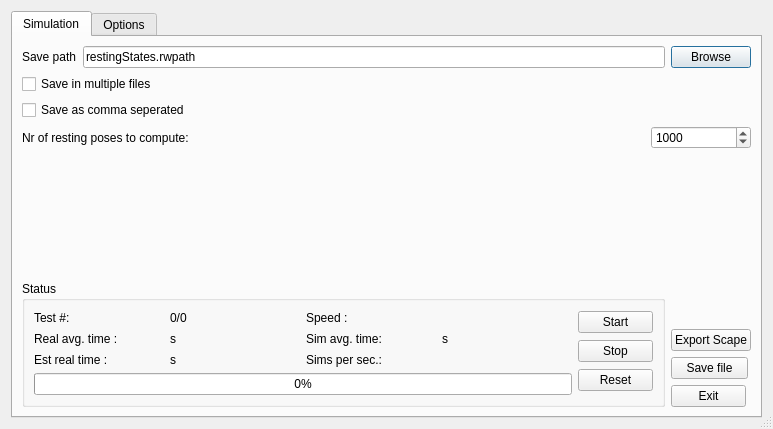
<?xml version="1.0" encoding="UTF-8"?>
<ui version="4.0">
 <class>RestingPoseDialog</class>
 <widget class="QDialog" name="RestingPoseDialog">
  <property name="geometry">
   <rect>
    <x>0</x>
    <y>0</y>
    <width>773</width>
    <height>429</height>
   </rect>
  </property>
  <property name="windowTitle">
   <string>Resting pose simulation</string>
  </property>
  <property name="toolTip">
   <string>&lt;!DOCTYPE HTML PUBLIC &quot;-//W3C//DTD HTML 4.0//EN&quot; &quot;http://www.w3.org/TR/REC-html40/strict.dtd&quot;&gt;
&lt;html&gt;&lt;head&gt;&lt;meta name=&quot;qrichtext&quot; content=&quot;1&quot; /&gt;&lt;style type=&quot;text/css&quot;&gt;
p, li { white-space: pre-wrap; }
&lt;/style&gt;&lt;/head&gt;&lt;body style=&quot; font-family:'MS Shell Dlg 2'; font-size:8.25pt; font-weight:400; font-style:normal;&quot;&gt;
&lt;p style=&quot;-qt-paragraph-type:empty; margin-top:0px; margin-bottom:0px; margin-left:0px; margin-right:0px; -qt-block-indent:0; text-indent:0px; font-size:8pt;&quot;&gt;&lt;/p&gt;&lt;/body&gt;&lt;/html&gt;</string>
  </property>
  <property name="sizeGripEnabled">
   <bool>true</bool>
  </property>
  <property name="modal">
   <bool>false</bool>
  </property>
  <layout class="QVBoxLayout" name="verticalLayout_5">
   <item>
    <widget class="QTabWidget" name="tabWidget">
     <property name="currentIndex">
      <number>0</number>
     </property>
     <widget class="QWidget" name="simulation">
      <attribute name="title">
       <string>Simulation</string>
      </attribute>
      <layout class="QVBoxLayout" name="verticalLayout_7">
       <item>
        <layout class="QHBoxLayout" name="horizontalLayout_4">
         <item>
          <widget class="QLabel" name="label_22">
           <property name="text">
            <string>Save path</string>
           </property>
          </widget>
         </item>
         <item>
          <widget class="QLineEdit" name="_savePath">
           <property name="text">
            <string>restingStates.rwpath</string>
           </property>
          </widget>
         </item>
         <item>
          <widget class="QPushButton" name="_browseBtn">
           <property name="text">
            <string>Browse</string>
           </property>
          </widget>
         </item>
        </layout>
       </item>
       <item>
        <widget class="QCheckBox" name="_saveMultipleCheck">
         <property name="toolTip">
          <string>If set end states will be saved in 
seperate files with names are
 appended with _XXXXXX

ex:
&quot;filename&quot;_000001
&quot;filename&quot;_000002
&quot;filename&quot;_000003
&quot;filename&quot;_000004
</string>
         </property>
         <property name="text">
          <string>Save in multiple files</string>
         </property>
        </widget>
       </item>
       <item>
        <widget class="QCheckBox" name="_asCommaBtn">
         <property name="text">
          <string>Save as comma seperated</string>
         </property>
        </widget>
       </item>
       <item>
        <layout class="QHBoxLayout" name="horizontalLayout_5">
         <item>
          <widget class="QLabel" name="label_3">
           <property name="text">
            <string>Nr of resting poses to compute: </string>
           </property>
          </widget>
         </item>
         <item>
          <widget class="QSpinBox" name="_nrOfTestsSpin">
           <property name="maximumSize">
            <size>
             <width>100</width>
             <height>16777215</height>
            </size>
           </property>
           <property name="toolTip">
            <string>&lt;!DOCTYPE HTML PUBLIC &quot;-//W3C//DTD HTML 4.0//EN&quot; &quot;http://www.w3.org/TR/REC-html40/strict.dtd&quot;&gt;
&lt;html&gt;&lt;head&gt;&lt;meta name=&quot;qrichtext&quot; content=&quot;1&quot; /&gt;&lt;style type=&quot;text/css&quot;&gt;
p, li { white-space: pre-wrap; }
&lt;/style&gt;&lt;/head&gt;&lt;body style=&quot; font-family:'MS Shell Dlg 2'; font-size:8.25pt; font-weight:400; font-style:normal;&quot;&gt;
&lt;p style=&quot; margin-top:0px; margin-bottom:0px; margin-left:0px; margin-right:0px; -qt-block-indent:0; text-indent:0px; font-size:8pt;&quot;&gt;The number of simulations that is &lt;/p&gt;
&lt;p style=&quot; margin-top:0px; margin-bottom:0px; margin-left:0px; margin-right:0px; -qt-block-indent:0; text-indent:0px; font-size:8pt;&quot;&gt;to be performed.&lt;/p&gt;&lt;/body&gt;&lt;/html&gt;</string>
           </property>
           <property name="minimum">
            <number>1</number>
           </property>
           <property name="maximum">
            <number>1000000</number>
           </property>
           <property name="value">
            <number>1000</number>
           </property>
          </widget>
         </item>
        </layout>
       </item>
       <item>
        <spacer name="verticalSpacer_4">
         <property name="orientation">
          <enum>Qt::Vertical</enum>
         </property>
         <property name="sizeHint" stdset="0">
          <size>
           <width>20</width>
           <height>40</height>
          </size>
         </property>
        </spacer>
       </item>
       <item>
        <layout class="QHBoxLayout" name="horizontalLayout_2">
         <item>
          <widget class="QGroupBox" name="groupBox">
           <property name="minimumSize">
            <size>
             <width>369</width>
             <height>0</height>
            </size>
           </property>
           <property name="title">
            <string>Status</string>
           </property>
           <layout class="QHBoxLayout" name="horizontalLayout_3">
            <item>
             <layout class="QVBoxLayout" name="verticalLayout_3">
              <item>
               <layout class="QGridLayout" name="gridLayout">
                <item row="0" column="0">
                 <widget class="QLabel" name="label_18">
                  <property name="text">
                   <string>Test #: </string>
                  </property>
                 </widget>
                </item>
                <item row="0" column="1">
                 <widget class="QLabel" name="_testsLeftLbl">
                  <property name="text">
                   <string>0/0</string>
                  </property>
                 </widget>
                </item>
                <item row="1" column="0">
                 <widget class="QLabel" name="label_2">
                  <property name="toolTip">
                   <string>&lt;html&gt;&lt;head&gt;&lt;meta name=&quot;qrichtext&quot; content=&quot;1&quot; /&gt;&lt;style type=&quot;text/css&quot;&gt;
p, li { white-space: pre-wrap; }
&lt;/style&gt;&lt;/head&gt;&lt;body style=&quot; font-family:'MS Shell Dlg 2'; font-size:8.25pt; font-weight:400; font-style:normal;&quot;&gt;
&lt;p style=&quot; margin-top:0px; margin-bottom:0px; margin-left:0px; margin-right:0px; -qt-block-indent:0; text-indent:0px;&quot;&gt;The average time per test in miliseconds.&lt;/p&gt;&lt;/body&gt;&lt;/html&gt;</string>
                  </property>
                  <property name="text">
                   <string>Real avg. time : </string>
                  </property>
                 </widget>
                </item>
                <item row="1" column="1">
                 <widget class="QLabel" name="_avgTimePerTestLbl">
                  <property name="text">
                   <string>s</string>
                  </property>
                 </widget>
                </item>
                <item row="2" column="0">
                 <widget class="QLabel" name="label">
                  <property name="text">
                   <string>Est real time : </string>
                  </property>
                 </widget>
                </item>
                <item row="2" column="1">
                 <widget class="QLabel" name="_estimatedTimeLeftLbl">
                  <property name="text">
                   <string>s</string>
                  </property>
                 </widget>
                </item>
                <item row="0" column="2">
                 <widget class="QLabel" name="label_21">
                  <property name="text">
                   <string>Speed :</string>
                  </property>
                 </widget>
                </item>
                <item row="0" column="3">
                 <widget class="QLabel" name="_simSpeedLbl">
                  <property name="text">
                   <string/>
                  </property>
                 </widget>
                </item>
                <item row="1" column="2">
                 <widget class="QLabel" name="label_19">
                  <property name="text">
                   <string>Sim avg. time:</string>
                  </property>
                 </widget>
                </item>
                <item row="1" column="3">
                 <widget class="QLabel" name="_avgSimTimeLbl">
                  <property name="text">
                   <string>s</string>
                  </property>
                 </widget>
                </item>
                <item row="2" column="2">
                 <widget class="QLabel" name="label_20">
                  <property name="text">
                   <string>Sims per sec.:</string>
                  </property>
                 </widget>
                </item>
                <item row="2" column="3">
                 <widget class="QLabel" name="_simsPerSecLbl">
                  <property name="text">
                   <string/>
                  </property>
                 </widget>
                </item>
               </layout>
              </item>
              <item>
               <widget class="QProgressBar" name="_simProgress">
                <property name="value">
                 <number>0</number>
                </property>
                <property name="orientation">
                 <enum>Qt::Horizontal</enum>
                </property>
               </widget>
              </item>
             </layout>
            </item>
            <item>
             <layout class="QVBoxLayout" name="verticalLayout_4">
              <item>
               <widget class="QPushButton" name="_startBtn">
                <property name="maximumSize">
                 <size>
                  <width>75</width>
                  <height>16777215</height>
                 </size>
                </property>
                <property name="text">
                 <string>Start</string>
                </property>
               </widget>
              </item>
              <item>
               <widget class="QPushButton" name="_stopBtn">
                <property name="maximumSize">
                 <size>
                  <width>75</width>
                  <height>16777215</height>
                 </size>
                </property>
                <property name="text">
                 <string>Stop</string>
                </property>
               </widget>
              </item>
              <item>
               <widget class="QPushButton" name="_resetBtn">
                <property name="maximumSize">
                 <size>
                  <width>75</width>
                  <height>16777215</height>
                 </size>
                </property>
                <property name="text">
                 <string>Reset</string>
                </property>
               </widget>
              </item>
             </layout>
            </item>
           </layout>
          </widget>
         </item>
         <item>
          <layout class="QVBoxLayout" name="verticalLayout_2">
           <item>
            <spacer name="verticalSpacer">
             <property name="orientation">
              <enum>Qt::Vertical</enum>
             </property>
             <property name="sizeHint" stdset="0">
              <size>
               <width>20</width>
               <height>40</height>
              </size>
             </property>
            </spacer>
           </item>
           <item>
            <widget class="QPushButton" name="_scapeBtn">
             <property name="text">
              <string>Export Scape</string>
             </property>
            </widget>
           </item>
           <item>
            <widget class="QPushButton" name="_saveBtn1">
             <property name="maximumSize">
              <size>
               <width>77</width>
               <height>16777215</height>
              </size>
             </property>
             <property name="text">
              <string>Save file</string>
             </property>
            </widget>
           </item>
           <item>
            <widget class="QPushButton" name="_exitBtn">
             <property name="maximumSize">
              <size>
               <width>75</width>
               <height>24</height>
              </size>
             </property>
             <property name="text">
              <string>Exit</string>
             </property>
            </widget>
           </item>
          </layout>
         </item>
        </layout>
       </item>
      </layout>
     </widget>
     <widget class="QWidget" name="options">
      <attribute name="title">
       <string>Options</string>
      </attribute>
      <layout class="QVBoxLayout" name="verticalLayout_6">
       <item>
        <layout class="QHBoxLayout" name="horizontalLayout">
         <item>
          <layout class="QVBoxLayout" name="verticalLayout">
           <item>
            <widget class="QGroupBox" name="groupBox_4">
             <property name="minimumSize">
              <size>
               <width>280</width>
               <height>171</height>
              </size>
             </property>
             <property name="title">
              <string>Options</string>
             </property>
             <layout class="QGridLayout" name="gridLayout_2">
              <item row="0" column="2">
               <widget class="QPushButton" name="_simulatorBtn">
                <property name="text">
                 <string>Simulator cfg</string>
                </property>
               </widget>
              </item>
              <item row="0" column="0">
               <widget class="QCheckBox" name="_forceUpdateCheck">
                <property name="toolTip">
                 <string>&lt;html&gt;&lt;head&gt;&lt;meta name=&quot;qrichtext&quot; content=&quot;1&quot; /&gt;&lt;style type=&quot;text/css&quot;&gt;
p, li { white-space: pre-wrap; }
&lt;/style&gt;&lt;/head&gt;&lt;body style=&quot; font-family:'MS Shell Dlg 2'; font-size:8.25pt; font-weight:400; font-style:normal;&quot;&gt;
&lt;p style=&quot; margin-top:0px; margin-bottom:0px; margin-left:0px; margin-right:0px; -qt-block-indent:0; text-indent:0px;&quot;&gt;Forces RobWorkStudio to draw the simulated screen at the specified intervals.&lt;/p&gt;&lt;/body&gt;&lt;/html&gt;</string>
                </property>
                <property name="text">
                 <string>Force OpenGl update in ms</string>
                </property>
                <property name="checked">
                 <bool>true</bool>
                </property>
               </widget>
              </item>
              <item row="1" column="0">
               <widget class="QCheckBox" name="checkBox">
                <property name="toolTip">
                 <string>&lt;html&gt;&lt;head&gt;&lt;meta name=&quot;qrichtext&quot; content=&quot;1&quot; /&gt;&lt;style type=&quot;text/css&quot;&gt;
p, li { white-space: pre-wrap; }
&lt;/style&gt;&lt;/head&gt;&lt;body style=&quot; font-family:'MS Shell Dlg 2'; font-size:8.25pt; font-weight:400; font-style:normal;&quot;&gt;
&lt;p style=&quot; margin-top:0px; margin-bottom:0px; margin-left:0px; margin-right:0px; -qt-block-indent:0; text-indent:0px;&quot;&gt;Records not only the end state but also the intermidiate states such that it is possible to playback all simulations afterwards.&lt;/p&gt;&lt;/body&gt;&lt;/html&gt;</string>
                </property>
                <property name="text">
                 <string>Record complete state</string>
                </property>
               </widget>
              </item>
              <item row="2" column="0">
               <widget class="QCheckBox" name="checkBox_2">
                <property name="toolTip">
                 <string>&lt;html&gt;&lt;head&gt;&lt;meta name=&quot;qrichtext&quot; content=&quot;1&quot; /&gt;&lt;style type=&quot;text/css&quot;&gt;
p, li { white-space: pre-wrap; }
&lt;/style&gt;&lt;/head&gt;&lt;body style=&quot; font-family:'MS Shell Dlg 2'; font-size:8.25pt; font-weight:400; font-style:normal;&quot;&gt;
&lt;p style=&quot; margin-top:0px; margin-bottom:0px; margin-left:0px; margin-right:0px; -qt-block-indent:0; text-indent:0px; font-size:8pt;&quot;&gt;The quality of the support pose is based on a 6D wrench space calculation of the supporting &quot;grasp&quot;.&lt;/p&gt;&lt;/body&gt;&lt;/html&gt;</string>
                </property>
                <property name="text">
                 <string>Log quality of support pose</string>
                </property>
               </widget>
              </item>
              <item row="3" column="0">
               <widget class="QCheckBox" name="_onlyShowRestBox">
                <property name="text">
                 <string>Only show resting configuration</string>
                </property>
               </widget>
              </item>
              <item row="0" column="1">
               <widget class="QSpinBox" name="_updateRateSpin">
                <property name="minimum">
                 <number>10</number>
                </property>
                <property name="maximum">
                 <number>10000</number>
                </property>
                <property name="value">
                 <number>300</number>
                </property>
               </widget>
              </item>
              <item row="4" column="0">
               <widget class="QCheckBox" name="_colFreeStart">
                <property name="text">
                 <string>Collision free start cfg.</string>
                </property>
                <property name="checked">
                 <bool>true</bool>
                </property>
               </widget>
              </item>
             </layout>
            </widget>
           </item>
           <item>
            <layout class="QHBoxLayout" name="horizontalLayout_6">
             <item>
              <widget class="QGroupBox" name="groupBox_3">
               <property name="title">
                <string>Position bounds</string>
               </property>
               <layout class="QGridLayout" name="gridLayout_6">
                <item row="0" column="0">
                 <widget class="QLabel" name="label_8">
                  <property name="text">
                   <string>X:</string>
                  </property>
                 </widget>
                </item>
                <item row="1" column="0">
                 <widget class="QLabel" name="label_9">
                  <property name="text">
                   <string>Y:</string>
                  </property>
                 </widget>
                </item>
                <item row="2" column="0">
                 <widget class="QLabel" name="label_10">
                  <property name="text">
                   <string>Z:</string>
                  </property>
                 </widget>
                </item>
                <item row="2" column="1">
                 <widget class="QDoubleSpinBox" name="_zLimit">
                  <property name="decimals">
                   <number>3</number>
                  </property>
                  <property name="minimum">
                   <double>-10.000000000000000</double>
                  </property>
                  <property name="maximum">
                   <double>10.000000000000000</double>
                  </property>
                  <property name="singleStep">
                   <double>0.010000000000000</double>
                  </property>
                 </widget>
                </item>
                <item row="3" column="1" colspan="2">
                 <widget class="QCheckBox" name="_normalDistPosition">
                  <property name="text">
                   <string>Normal distributed</string>
                  </property>
                 </widget>
                </item>
                <item row="0" column="2">
                 <widget class="QDoubleSpinBox" name="_xLimit_2">
                  <property name="decimals">
                   <number>3</number>
                  </property>
                  <property name="minimum">
                   <double>-10.000000000000000</double>
                  </property>
                  <property name="maximum">
                   <double>10.000000000000000</double>
                  </property>
                  <property name="singleStep">
                   <double>0.010000000000000</double>
                  </property>
                 </widget>
                </item>
                <item row="1" column="1">
                 <widget class="QDoubleSpinBox" name="_yLimit">
                  <property name="decimals">
                   <number>3</number>
                  </property>
                  <property name="minimum">
                   <double>-10.000000000000000</double>
                  </property>
                  <property name="maximum">
                   <double>10.000000000000000</double>
                  </property>
                  <property name="singleStep">
                   <double>0.010000000000000</double>
                  </property>
                 </widget>
                </item>
                <item row="0" column="1">
                 <widget class="QDoubleSpinBox" name="_xLimit">
                  <property name="decimals">
                   <number>3</number>
                  </property>
                  <property name="minimum">
                   <double>-10.000000000000000</double>
                  </property>
                  <property name="maximum">
                   <double>10.000000000000000</double>
                  </property>
                  <property name="singleStep">
                   <double>0.010000000000000</double>
                  </property>
                 </widget>
                </item>
                <item row="1" column="2">
                 <widget class="QDoubleSpinBox" name="_yLimit_2"/>
                </item>
                <item row="2" column="2">
                 <widget class="QDoubleSpinBox" name="_zLimit_2">
                  <property name="decimals">
                   <number>3</number>
                  </property>
                  <property name="minimum">
                   <double>-10.000000000000000</double>
                  </property>
                  <property name="maximum">
                   <double>10.000000000000000</double>
                  </property>
                  <property name="singleStep">
                   <double>0.010000000000000</double>
                  </property>
                 </widget>
                </item>
               </layout>
              </widget>
             </item>
             <item>
              <widget class="QGroupBox" name="groupBox_6">
               <property name="title">
                <string>Rotation bounds</string>
               </property>
               <layout class="QHBoxLayout" name="horizontalLayout_7">
                <item>
                 <widget class="QTabWidget" name="_rotationTabs">
                  <property name="currentIndex">
                   <number>0</number>
                  </property>
                  <widget class="QWidget" name="random">
                   <attribute name="title">
                    <string>Random</string>
                   </attribute>
                   <layout class="QHBoxLayout" name="horizontalLayout_8">
                    <item>
                     <widget class="QLabel" name="label_30">
                      <property name="text">
                       <string>Computes a random rotation in SO(3)</string>
                      </property>
                     </widget>
                    </item>
                   </layout>
                  </widget>
                  <widget class="QWidget" name="direction">
                   <attribute name="title">
                    <string>Direction</string>
                   </attribute>
                   <layout class="QGridLayout" name="gridLayout_3">
                    <item row="1" column="0">
                     <widget class="QLabel" name="label_23">
                      <property name="text">
                       <string>Angle (Deg):</string>
                      </property>
                     </widget>
                    </item>
                    <item row="1" column="1">
                     <widget class="QDoubleSpinBox" name="_angleSpin">
                      <property name="minimum">
                       <double>0.010000000000000</double>
                      </property>
                      <property name="maximum">
                       <double>180.000000000000000</double>
                      </property>
                      <property name="value">
                       <double>15.000000000000000</double>
                      </property>
                     </widget>
                    </item>
                    <item row="2" column="1" colspan="2">
                     <widget class="QCheckBox" name="_normalDistRot">
                      <property name="text">
                       <string>Normal distributed</string>
                      </property>
                     </widget>
                    </item>
                   </layout>
                  </widget>
                  <widget class="QWidget" name="rpy">
                   <attribute name="title">
                    <string>RPY</string>
                   </attribute>
                   <layout class="QGridLayout" name="gridLayout_5">
                    <item row="0" column="0">
                     <widget class="QLabel" name="label_5">
                      <property name="text">
                       <string>Roll:</string>
                      </property>
                     </widget>
                    </item>
                    <item row="0" column="1">
                     <widget class="QSpinBox" name="_lowRollSpin">
                      <property name="minimum">
                       <number>-180</number>
                      </property>
                      <property name="maximum">
                       <number>180</number>
                      </property>
                      <property name="value">
                       <number>-180</number>
                      </property>
                     </widget>
                    </item>
                    <item row="0" column="2">
                     <widget class="QSpinBox" name="_highRollSpin">
                      <property name="minimum">
                       <number>-180</number>
                      </property>
                      <property name="maximum">
                       <number>180</number>
                      </property>
                      <property name="value">
                       <number>180</number>
                      </property>
                     </widget>
                    </item>
                    <item row="1" column="0">
                     <widget class="QLabel" name="label_6">
                      <property name="text">
                       <string>Pitch:</string>
                      </property>
                     </widget>
                    </item>
                    <item row="2" column="0">
                     <widget class="QLabel" name="label_7">
                      <property name="text">
                       <string>Yaw:</string>
                      </property>
                     </widget>
                    </item>
                    <item row="1" column="1">
                     <widget class="QSpinBox" name="_lowPitchSpin">
                      <property name="minimum">
                       <number>-180</number>
                      </property>
                      <property name="maximum">
                       <number>180</number>
                      </property>
                      <property name="value">
                       <number>-180</number>
                      </property>
                     </widget>
                    </item>
                    <item row="1" column="2">
                     <widget class="QSpinBox" name="_highPitchSpin">
                      <property name="minimum">
                       <number>-180</number>
                      </property>
                      <property name="maximum">
                       <number>180</number>
                      </property>
                      <property name="value">
                       <number>180</number>
                      </property>
                     </widget>
                    </item>
                    <item row="2" column="1">
                     <widget class="QSpinBox" name="_lowYawSpin">
                      <property name="minimum">
                       <number>-180</number>
                      </property>
                      <property name="maximum">
                       <number>180</number>
                      </property>
                      <property name="value">
                       <number>-180</number>
                      </property>
                     </widget>
                    </item>
                    <item row="2" column="2">
                     <widget class="QSpinBox" name="_highYawSpin">
                      <property name="minimum">
                       <number>-180</number>
                      </property>
                      <property name="maximum">
                       <number>180</number>
                      </property>
                      <property name="value">
                       <number>180</number>
                      </property>
                     </widget>
                    </item>
                   </layout>
                  </widget>
                 </widget>
                </item>
               </layout>
              </widget>
             </item>
            </layout>
           </item>
          </layout>
         </item>
         <item>
          <widget class="QGroupBox" name="groupBox_2">
           <property name="minimumSize">
            <size>
             <width>201</width>
             <height>0</height>
            </size>
           </property>
           <property name="title">
            <string>Stop criteria</string>
           </property>
           <layout class="QGridLayout" name="gridLayout_4">
            <item row="0" column="0">
             <widget class="QLabel" name="label_4">
              <property name="text">
               <string>Nr of threads:</string>
              </property>
             </widget>
            </item>
            <item row="0" column="1">
             <widget class="QSpinBox" name="_nrOfThreadsSpin">
              <property name="toolTip">
               <string>&lt;!DOCTYPE HTML PUBLIC &quot;-//W3C//DTD HTML 4.0//EN&quot; &quot;http://www.w3.org/TR/REC-html40/strict.dtd&quot;&gt;
&lt;html&gt;&lt;head&gt;&lt;meta name=&quot;qrichtext&quot; content=&quot;1&quot; /&gt;&lt;style type=&quot;text/css&quot;&gt;
p, li { white-space: pre-wrap; }
&lt;/style&gt;&lt;/head&gt;&lt;body style=&quot; font-family:'MS Shell Dlg 2'; font-size:8.25pt; font-weight:400; font-style:normal;&quot;&gt;
&lt;p style=&quot; margin-top:0px; margin-bottom:0px; margin-left:0px; margin-right:0px; -qt-block-indent:0; text-indent:0px; font-size:8pt;&quot;&gt;The nr of simulations that will&lt;/p&gt;
&lt;p style=&quot; margin-top:0px; margin-bottom:0px; margin-left:0px; margin-right:0px; -qt-block-indent:0; text-indent:0px; font-size:8pt;&quot;&gt; be performed in parallel. &lt;/p&gt;
&lt;p style=&quot; margin-top:0px; margin-bottom:0px; margin-left:0px; margin-right:0px; -qt-block-indent:0; text-indent:0px; font-size:8pt;&quot;&gt;Should not exeed the nr of &lt;/p&gt;
&lt;p style=&quot; margin-top:0px; margin-bottom:0px; margin-left:0px; margin-right:0px; -qt-block-indent:0; text-indent:0px; font-size:8pt;&quot;&gt;processors on the current PC.&lt;/p&gt;&lt;/body&gt;&lt;/html&gt;</string>
              </property>
              <property name="minimum">
               <number>1</number>
              </property>
             </widget>
            </item>
            <item row="1" column="0">
             <widget class="QLabel" name="label_11">
              <property name="text">
               <string>Min linear vel:</string>
              </property>
             </widget>
            </item>
            <item row="1" column="1">
             <widget class="QDoubleSpinBox" name="_linVelSpin">
              <property name="toolTip">
               <string>Objects must have an linear 
velocity below this value, before
it is considered to be 
resting.</string>
              </property>
              <property name="decimals">
               <number>3</number>
              </property>
              <property name="minimum">
               <double>0.001000000000000</double>
              </property>
              <property name="maximum">
               <double>1.000000000000000</double>
              </property>
              <property name="singleStep">
               <double>0.010000000000000</double>
              </property>
              <property name="value">
               <double>0.050000000000000</double>
              </property>
             </widget>
            </item>
            <item row="2" column="0">
             <widget class="QLabel" name="label_12">
              <property name="text">
               <string>Min angular vel:</string>
              </property>
             </widget>
            </item>
            <item row="2" column="1">
             <widget class="QDoubleSpinBox" name="_angVelSpin">
              <property name="toolTip">
               <string>Objects must have an angular 
velocity below this value, before
it is considered to be 
resting.</string>
              </property>
              <property name="decimals">
               <number>3</number>
              </property>
              <property name="minimum">
               <double>0.001000000000000</double>
              </property>
              <property name="maximum">
               <double>1.000000000000000</double>
              </property>
              <property name="singleStep">
               <double>0.010000000000000</double>
              </property>
              <property name="value">
               <double>0.050000000000000</double>
              </property>
             </widget>
            </item>
            <item row="3" column="0">
             <widget class="QLabel" name="label_13">
              <property name="text">
               <string>Min linear acc:</string>
              </property>
             </widget>
            </item>
            <item row="3" column="1">
             <widget class="QDoubleSpinBox" name="_linAccSpin">
              <property name="decimals">
               <number>3</number>
              </property>
              <property name="minimum">
               <double>0.000000000000000</double>
              </property>
              <property name="maximum">
               <double>1.000000000000000</double>
              </property>
              <property name="singleStep">
               <double>0.000001000000000</double>
              </property>
              <property name="value">
               <double>0.000000000000000</double>
              </property>
             </widget>
            </item>
            <item row="4" column="0">
             <widget class="QLabel" name="label_14">
              <property name="text">
               <string>Min angular acc:</string>
              </property>
             </widget>
            </item>
            <item row="4" column="1">
             <widget class="QDoubleSpinBox" name="_angAccSpin">
              <property name="decimals">
               <number>3</number>
              </property>
              <property name="minimum">
               <double>0.000000000000000</double>
              </property>
              <property name="maximum">
               <double>1.000000000000000</double>
              </property>
              <property name="singleStep">
               <double>0.000001000000000</double>
              </property>
              <property name="value">
               <double>0.000000000000000</double>
              </property>
             </widget>
            </item>
            <item row="5" column="0">
             <widget class="QLabel" name="label_15">
              <property name="text">
               <string>Min resting time:</string>
              </property>
             </widget>
            </item>
            <item row="5" column="1">
             <widget class="QDoubleSpinBox" name="_minRestTimeSpin">
              <property name="toolTip">
               <string>&lt;!DOCTYPE HTML PUBLIC &quot;-//W3C//DTD HTML 4.0//EN&quot; &quot;http://www.w3.org/TR/REC-html40/strict.dtd&quot;&gt;
&lt;html&gt;&lt;head&gt;&lt;meta name=&quot;qrichtext&quot; content=&quot;1&quot; /&gt;&lt;style type=&quot;text/css&quot;&gt;
p, li { white-space: pre-wrap; }
&lt;/style&gt;&lt;/head&gt;&lt;body style=&quot; font-family:'MS Shell Dlg 2'; font-size:8.25pt; font-weight:400; font-style:normal;&quot;&gt;
&lt;p style=&quot; margin-top:0px; margin-bottom:0px; margin-left:0px; margin-right:0px; -qt-block-indent:0; text-indent:0px; font-size:8pt;&quot;&gt; The minimum of time that the &lt;/p&gt;
&lt;p style=&quot; margin-top:0px; margin-bottom:0px; margin-left:0px; margin-right:0px; -qt-block-indent:0; text-indent:0px; font-size:8pt;&quot;&gt;other stop criterias must be &lt;/p&gt;
&lt;p style=&quot; margin-top:0px; margin-bottom:0px; margin-left:0px; margin-right:0px; -qt-block-indent:0; text-indent:0px; font-size:8pt;&quot;&gt;true before this stop criteria &lt;/p&gt;
&lt;p style=&quot; margin-top:0px; margin-bottom:0px; margin-left:0px; margin-right:0px; -qt-block-indent:0; text-indent:0px; font-size:8pt;&quot;&gt;becomes true.&lt;/p&gt;
&lt;p style=&quot; margin-top:0px; margin-bottom:0px; margin-left:0px; margin-right:0px; -qt-block-indent:0; text-indent:0px; font-size:8pt;&quot;&gt; Time is in seconds&lt;/p&gt;
&lt;p style=&quot; margin-top:0px; margin-bottom:0px; margin-left:0px; margin-right:0px; -qt-block-indent:0; text-indent:0px; font-size:8pt;&quot;&gt; &lt;/p&gt;&lt;/body&gt;&lt;/html&gt;</string>
              </property>
              <property name="singleStep">
               <double>0.010000000000000</double>
              </property>
              <property name="value">
               <double>1.000000000000000</double>
              </property>
             </widget>
            </item>
            <item row="6" column="0">
             <widget class="QLabel" name="label_16">
              <property name="text">
               <string>Timeout:</string>
              </property>
             </widget>
            </item>
            <item row="6" column="1">
             <widget class="QDoubleSpinBox" name="_maxRunningTimeSpin">
              <property name="toolTip">
               <string>&lt;!DOCTYPE HTML PUBLIC &quot;-//W3C//DTD HTML 4.0//EN&quot; &quot;http://www.w3.org/TR/REC-html40/strict.dtd&quot;&gt;
&lt;html&gt;&lt;head&gt;&lt;meta name=&quot;qrichtext&quot; content=&quot;1&quot; /&gt;&lt;style type=&quot;text/css&quot;&gt;
p, li { white-space: pre-wrap; }
&lt;/style&gt;&lt;/head&gt;&lt;body style=&quot; font-family:'MS Shell Dlg 2'; font-size:8.25pt; font-weight:400; font-style:normal;&quot;&gt;
&lt;p style=&quot; margin-top:0px; margin-bottom:0px; margin-left:0px; margin-right:0px; -qt-block-indent:0; text-indent:0px; font-size:8pt;&quot;&gt;The maximum running time &lt;/p&gt;
&lt;p style=&quot; margin-top:0px; margin-bottom:0px; margin-left:0px; margin-right:0px; -qt-block-indent:0; text-indent:0px; font-size:8pt;&quot;&gt;allowed. If this time is exceeded &lt;/p&gt;
&lt;p style=&quot; margin-top:0px; margin-bottom:0px; margin-left:0px; margin-right:0px; -qt-block-indent:0; text-indent:0px; font-size:8pt;&quot;&gt;the one test will not be saved.&lt;/p&gt;&lt;/body&gt;&lt;/html&gt;</string>
              </property>
              <property name="maximum">
               <double>999.990000000000009</double>
              </property>
              <property name="value">
               <double>50.000000000000000</double>
              </property>
             </widget>
            </item>
            <item row="7" column="0">
             <widget class="QLabel" name="label_17">
              <property name="text">
               <string>Min sim time:</string>
              </property>
             </widget>
            </item>
            <item row="7" column="1">
             <widget class="QDoubleSpinBox" name="_minTimeValidSpin">
              <property name="toolTip">
               <string>The minimum time that the simulation 
has too run before the other stop 
criterias are evaluated.</string>
              </property>
              <property name="minimum">
               <double>0.100000000000000</double>
              </property>
             </widget>
            </item>
           </layout>
          </widget>
         </item>
        </layout>
       </item>
      </layout>
     </widget>
    </widget>
   </item>
  </layout>
  <action name="actionBum">
   <property name="text">
    <string>bum</string>
   </property>
  </action>
 </widget>
 <tabstops>
  <tabstop>_simulatorBtn</tabstop>
  <tabstop>_nrOfThreadsSpin</tabstop>
  <tabstop>_linVelSpin</tabstop>
  <tabstop>_angVelSpin</tabstop>
  <tabstop>_linAccSpin</tabstop>
  <tabstop>_angAccSpin</tabstop>
  <tabstop>_minRestTimeSpin</tabstop>
  <tabstop>_maxRunningTimeSpin</tabstop>
  <tabstop>_minTimeValidSpin</tabstop>
  <tabstop>_stopBtn</tabstop>
  <tabstop>_resetBtn</tabstop>
  <tabstop>_saveBtn1</tabstop>
  <tabstop>_exitBtn</tabstop>
 </tabstops>
 <resources/>
 <connections>
  <connection>
   <sender>_exitBtn</sender>
   <signal>clicked()</signal>
   <receiver>RestingPoseDialog</receiver>
   <slot>accept()</slot>
   <hints>
    <hint type="sourcelabel">
     <x>437</x>
     <y>411</y>
    </hint>
    <hint type="destinationlabel">
     <x>240</x>
     <y>217</y>
    </hint>
   </hints>
  </connection>
 </connections>
</ui>
